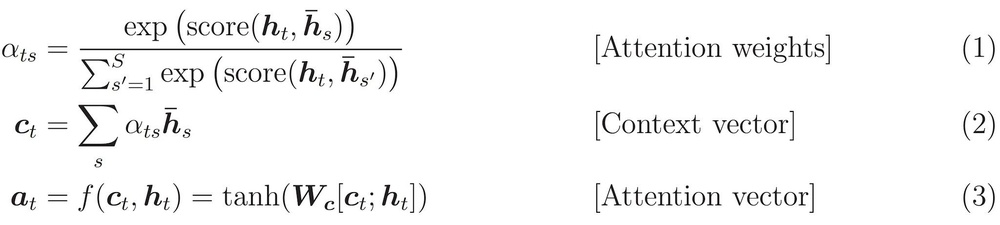
#> input picture code/machine-translation/gnmt/g3doc/img/attention_equation_0.jpg, 1000 x 225 px, shrunk from 2048 x 460 before the run; its folder holds only this picture in this run
$ python -i cv_feat_ext.py   (imports and definitions only)   (older library calls are emulated)
#> lines starting #> are read from the running program, lines starting #| are printed output that depends on the picture; after the words box and inside, x2 and y2 are one past the last pixel; in counts of white or black regions, pixels touching at a corner belong together
import cv2
import numpy as np
import pandas as pd
import os
from skimage import color, feature, measure, filters

def calculate_brightness(img):
    return np.mean(img)

def calculate_rms(img):
    return np.sqrt(np.mean(np.square(img)))

def calculate_contrast(img):
    return img.std()

def calculate_edges(img):
    edges = feature.canny(color.rgb2gray(img))
    edge_lengths = measure.regionprops(measure.label(edges), intensity_image=img)[0].area
    edge_histogram, _ = np.histogram(edge_lengths, bins=7, range=(1, edge_lengths+1))
    return edge_histogram

def calculate_edge_angles(img):
    # Convert to grayscale and detect edges
    gray = cv2.cvtColor(img, cv2.COLOR_BGR2GRAY)
    edges = cv2.Canny(gray, 100, 200)

    # Calculate gradients in x and y directions
    sobelx = cv2.Sobel(edges, cv2.CV_64F, 1, 0, ksize=5)
    sobely = cv2.Sobel(edges, cv2.CV_64F, 0, 1, ksize=5)

    # Calculate edge angles
    angle = np.arctan2(sobely, sobelx) * (180 / np.pi)
    angle[angle < 0] += 180  # Convert angles to range [0, 180]

    # Create a histogram of edge angles
    angle_histogram, _ = np.histogram(angle[edges > 0], bins=7, range=(0, 180))

    return angle_histogram

def calculate_aspect_ratio(contour):
    _, _, w, h = cv2.boundingRect(contour)
    return w / h if h > 0 else 0

def calculate_area_by_perimeter(contour):
    area = cv2.contourArea(contour)
    perimeter = cv2.arcLength(contour, True)
    return area / perimeter if perimeter > 0 else 0

def calculate_hue_histogram(img):
    hsv_img = cv2.cvtColor(img, cv2.COLOR_BGR2HSV)
    hue_histogram, _ = np.histogram(hsv_img[:, :, 0], bins=7, range=(0, 180))
    return hue_histogram

def process_image(image_path):
    print(image_path)
    image = cv2.imread(image_path)
#> image is the input picture: shape (225, 1000, 3); mean B, G, R 246, 246, 246
    gray = cv2.cvtColor(image, cv2.COLOR_BGR2GRAY)

    # Feature extraction
    keypoints = cv2.goodFeaturesToTrack(gray, maxCorners=100, qualityLevel=0.01, minDistance=10)
#> keypoints = 100 rows, first 8: [768, 38], [687, 38], [371, 193], [687, 186], [371, 203], [133, 203], [293, 33], [330, 79]
    n_keypoints = keypoints.shape[0] if keypoints is not None else 0
#> n_keypoints = 100

    avg_brightness = calculate_brightness(gray)
#> avg_brightness = 246
    brightness_rms = calculate_rms(gray)
#> brightness_rms = 3.18

    perceived_brightness = calculate_brightness(color.rgb2gray(image))
#> perceived_brightness = 0.965
    perc_brightness_rms = calculate_rms(color.rgb2gray(image))
#> perc_brightness_rms = 0.976

    contrast = calculate_contrast(gray)
#> contrast = 38.56

    edges = calculate_edges(image)
#> in calculate_edges, `edges = feature.canny(color.rgb2gray(img))`:
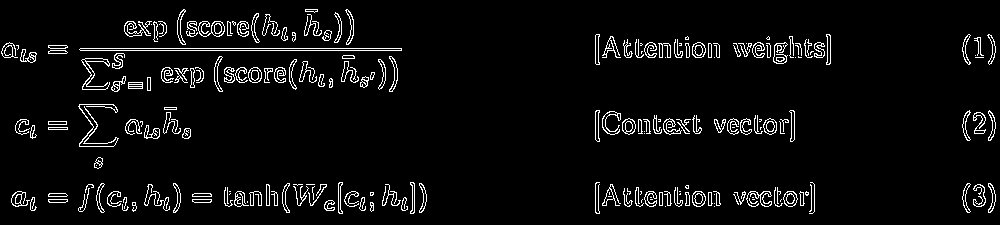
#> edges: shape (225, 1000) bool; 4.8% white in thin lines or dots
#> in calculate_edges, `edge_lengths = measure.regionprops(measure.label(edges), intensity_ima..`: edge_lengths = 87
#> in calculate_edges, `edge_histogram, _ = np.histogram(edge_lengths, bins=7, range=(1, edge_..`: edge_histogram = [0, 0, 0, 0, 0, 0, 1]
#> edges = [0, 0, 0, 0, 0, 0, 1]
    edge_angles = calculate_edge_angles(image)
#> in calculate_edge_angles, `edges = cv2.Canny(gray, 100, 200)`:
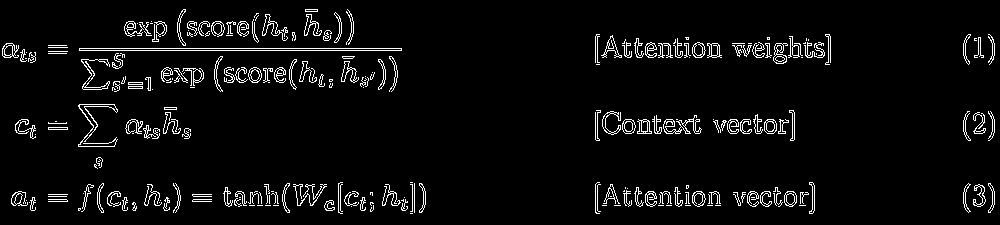
#> edges: shape (225, 1000); 4.7% white in thin lines or dots
#> in calculate_edge_angles, `sobelx = cv2.Sobel(edges, cv2.CV_64F, 1, 0, ksize=5)`:
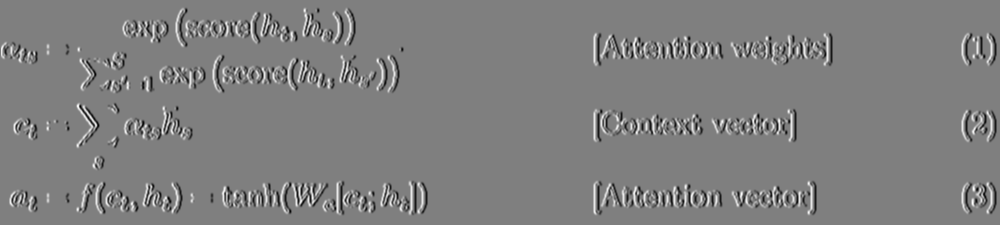
#> sobelx: shape (225, 1000) float64; min -9945, max 9945, mean -0.1; drawn with min black and max white
#> in calculate_edge_angles, `sobely = cv2.Sobel(edges, cv2.CV_64F, 0, 1, ksize=5)`:
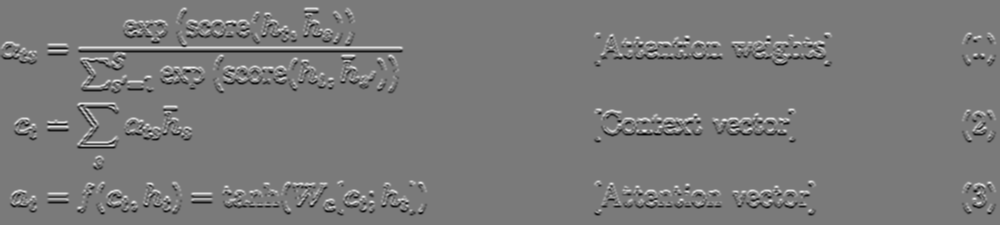
#> sobely: shape (225, 1000) float64; min -10200, max 10965, mean 0; drawn with min black and max white
#> in calculate_edge_angles, `angle = np.arctan2(sobely, sobelx) * (180 / np.pi)`:
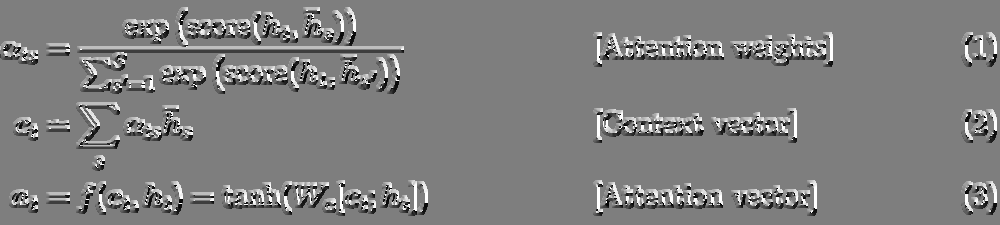
#> angle: shape (225, 1000) float64; min -178.5, max 180, mean 1.5; drawn with min black and max white
#> in calculate_edge_angles, `angle[angle < 0] += 180`:
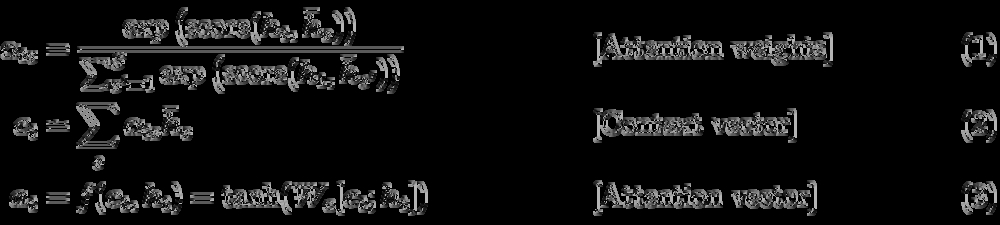
#> angle: shape (225, 1000) float64; 7.85% of pixels changed, all inside (x1, y1, x2, y2) = (0, 11, 997, 216)
#> in calculate_edge_angles, `angle_histogram, _ = np.histogram(angle[edges > 0], bins=7, range=(0, ..`: angle_histogram = [2076, 1452, 984, 2018, 929, 1184, 1848]
#> edge_angles = [2076, 1452, 984, 2018, 929, 1184, 1848]

    contours, _ = cv2.findContours(gray, cv2.RETR_EXTERNAL, cv2.CHAIN_APPROX_SIMPLE)
#> contours = [[[0, 0], [0, 224], [999, 224], [999, 0]]]
    main_contour = max(contours, key=cv2.contourArea) if contours else None
#> main_contour = [[0, 0], [0, 224], [999, 224], [999, 0]]
    aspect_ratio = calculate_aspect_ratio(main_contour) if main_contour is not None else 0
#> in calculate_aspect_ratio, `_, _, w, h = cv2.boundingRect(contour)`: w = 1000; h = 225
#> aspect_ratio = 4.44
    area_by_perim = calculate_area_by_perimeter(main_contour) if main_contour is not None else 0
#> in calculate_area_by_perimeter, `area = cv2.contourArea(contour)`: area = 223776
#> in calculate_area_by_perimeter, `perimeter = cv2.arcLength(contour, True)`: perimeter = 2446
#> area_by_perim = 91.49

    hue_histogram = calculate_hue_histogram(image)
#> in calculate_hue_histogram, `hsv_img = cv2.cvtColor(img, cv2.COLOR_BGR2HSV)`: hsv_img: shape (225, 1000, 3); mean H, S, V 1.7, 0.1, 246
#> in calculate_hue_histogram, `hue_histogram, _ = np.histogram(hsv_img[:, :, 0], bins=7, range=(0, 18..`: hue_histogram = [221572, 1063, 295, 148, 53, 274, 1595]
#> hue_histogram = [221572, 1063, 295, 148, 53, 274, 1595]

    return {
        'filename': os.path.basename(image_path),
        'n_keypoints': n_keypoints,
        'avg_brightness': avg_brightness,
        'brightness_rms': brightness_rms,
        'avg_perc_brightness': perceived_brightness,
        'perc_brightness_rms': perc_brightness_rms,
        'contrast': contrast,
        'edge_length': edges.tolist(),  # Convert to list for CSV
        'edge_angles': edge_angles.tolist(),  # Convert to list for CSV
        'aspect_ratio': aspect_ratio,
        'area_by_perim': area_by_perim,
        'hue': hue_histogram.tolist()  # Convert to list for CSV
    }

# Replace with the actual directory of the ILSVRC 2012 dataset
dataset_dir = '../../../images/ILSVRC/Data/CLS-LOC/val/'

# Assuming images are directly under the dataset directory
# [1 line that did not run here, left out]
# print(image_paths[:10])
# [1 line that did not run here, left out]

# Extract features for each image
# [1 line that did not run here, left out]

# Convert to DataFrame and save to CSV
# [1 line that did not run here, left out]
# [1 line not run here, left out]

>>> result = process_image('../machine-translation/gnmt/g3doc/img/attention_equation_0.jpg')
#> result = 12 items

$ run again, on code/machine-translation/gnmt/g3doc/img/attention_equation_1.jpg
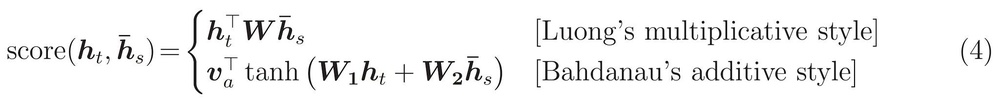
#> input picture code/machine-translation/gnmt/g3doc/img/attention_equation_1.jpg, 1000 x 101 px, shrunk from 2048 x 207 before the run
#> in process_image, image is the input picture: shape (101, 1000, 3); mean B, G, R 242, 242, 242
#> keypoints = 100 rows, first 8: [733, 22], [777, 22], [703, 22], [738, 62], [756, 62], [79, 58], [666, 61], [107, 57]
#> n_keypoints = 100
#> avg_brightness = 242
#> brightness_rms = 3.71
#> perceived_brightness = 0.949
#> perc_brightness_rms = 0.966
#> contrast = 45.73
#> in calculate_edges, `edges = feature.canny(color.rgb2gray(img))`:
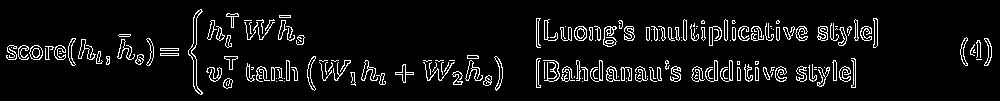
#> edges: shape (101, 1000) bool; 6.6% white in thin lines or dots, all inside (x1, y1, x2, y2) = (6, 9, 992, 95)
#> edge_lengths = 204
#> edge_histogram = [0, 0, 0, 0, 0, 0, 1]
#> in calculate_edge_angles, `angle[angle < 0] += 180`:
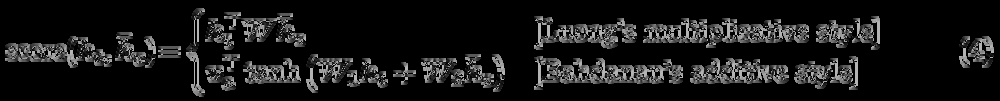
#> angle: shape (101, 1000) float64; min 0, max 180, mean 22
#> angle_histogram = [1447, 976, 650, 782, 623, 770, 1204]
#> contours = [[[0, 0], [0, 100], [999, 100], [999, 0]]]
#> main_contour = [[0, 0], [0, 100], [999, 100], [999, 0]]
#> w = 1000; h = 101
#> aspect_ratio = 9.9
#> area = 99900
#> perimeter = 2198
#> area_by_perim = 45.45
#> hsv_img: shape (101, 1000, 3); mean H, S, V 2.9, 0.2, 242
#> in calculate_hue_histogram, `hue_histogram, _ = np.histogram(hsv_img[:, :, 0], bins=7, range=(0, 18..`: hue_histogram = [98647, 591, 86, 92, 49, 252, 1283]
#> result = 12 items

$ run again, on code/machine-translation/gnmt/g3doc/img/attention_mechanism.jpg
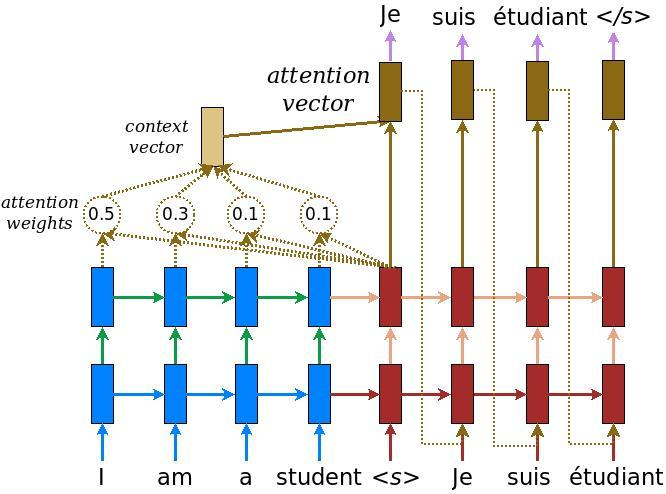
#> input picture code/machine-translation/gnmt/g3doc/img/attention_mechanism.jpg, 666 x 494 px
#> in process_image, image is the input picture: shape (494, 666, 3); mean B, G, R 230.6, 230.5, 230.8
#> keypoints = 100 rows, first 8: [468, 15], [436, 15], [511, 475], [543, 475], [339, 68], [280, 475], [101, 468], [173, 472]
#> n_keypoints = 100
#> avg_brightness = 230.6
#> brightness_rms = 4.78
#> perceived_brightness = 0.904
#> perc_brightness_rms = 0.934
#> contrast = 58.54
#> in calculate_edges, `edges = feature.canny(color.rgb2gray(img))`:
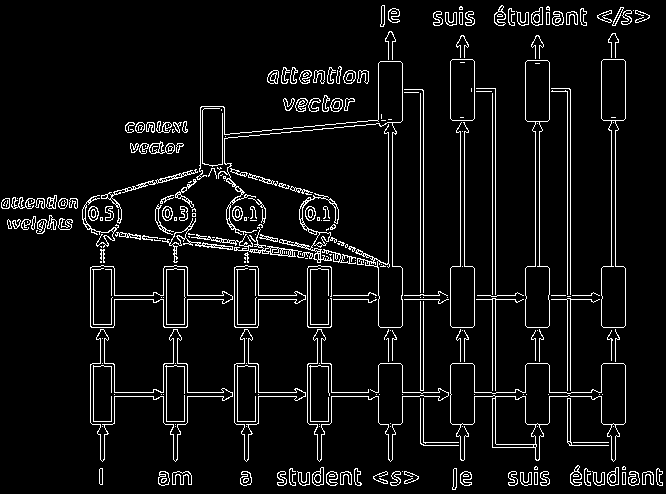
#> edges: shape (494, 666) bool; 6.3% white in thin lines or dots
#> edge_lengths = 48
#> edge_histogram = [0, 0, 0, 0, 0, 0, 1]
#> in calculate_edge_angles, `angle[angle < 0] += 180`:
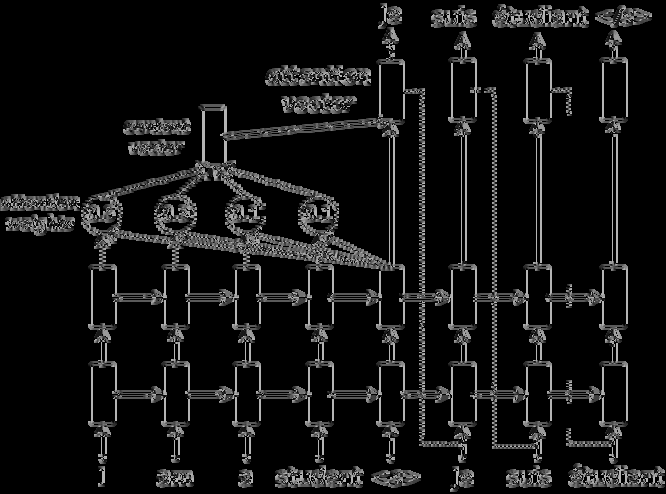
#> angle: shape (494, 666) float64; min 0, max 180, mean 18.4
#> angle_histogram = [6373, 1860, 1452, 1600, 1298, 1697, 1641]
#> contours = [[[0, 0], [0, 493], [665, 493], [665, 0]]]
#> main_contour = [[0, 0], [0, 493], [665, 493], [665, 0]]
#> w = 666; h = 494
#> aspect_ratio = 1.35
#> area = 327845
#> perimeter = 2316
#> area_by_perim = 141.6
#> hsv_img: shape (494, 666, 3); mean H, S, V 26.3, 25.7, 239.7
#> in calculate_hue_histogram, `hue_histogram, _ = np.histogram(hsv_img[:, :, 0], bins=7, range=(0, 18..`: hue_histogram = [232361, 34410, 7880, 18901, 16032, 12708, 6712]
#> result = 12 items

$ run again, on code/machine-translation/gnmt/g3doc/img/attention_vis.jpg
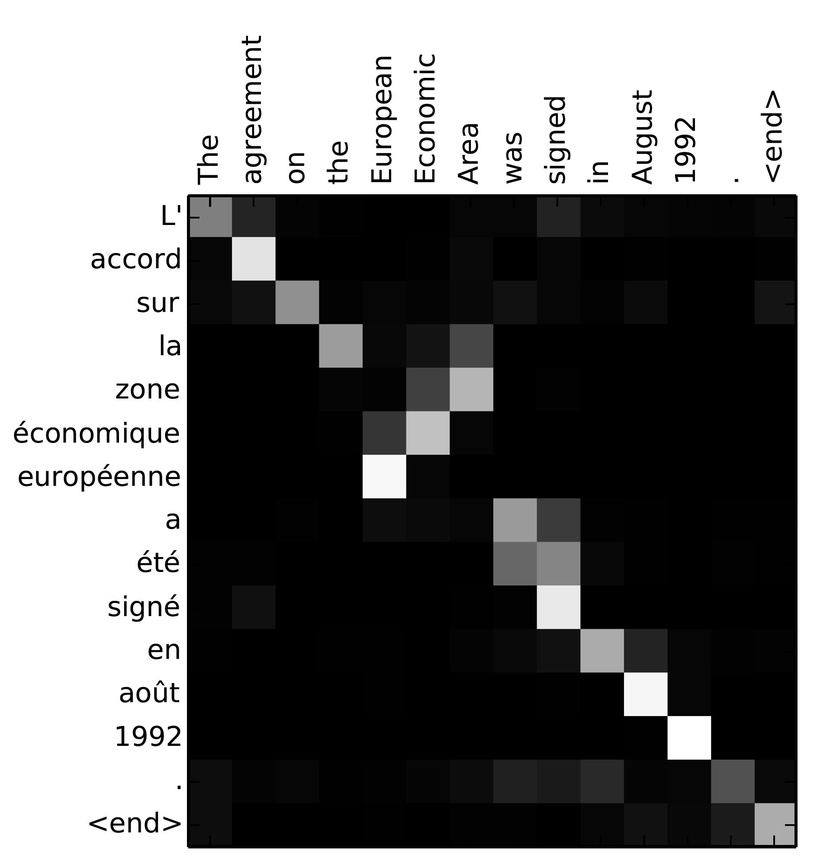
#> input picture code/machine-translation/gnmt/g3doc/img/attention_vis.jpg, 817 x 864 px, shrunk from 1888 x 1997 before the run
#> in process_image, image is the input picture: shape (864, 817, 3); min 0, max 255, mean 116.4
#> keypoints = 100 rows, first 8: [735, 180], [260, 49], [607, 163], [260, 59], [607, 173], [125, 615], [260, 102], [260, 147]
#> n_keypoints = 100
#> avg_brightness = 116.4
#> brightness_rms = 4.28
#> perceived_brightness = 0.456
#> perc_brightness_rms = 0.661
#> contrast = 121.8
#> in calculate_edges, `edges = feature.canny(color.rgb2gray(img))`:
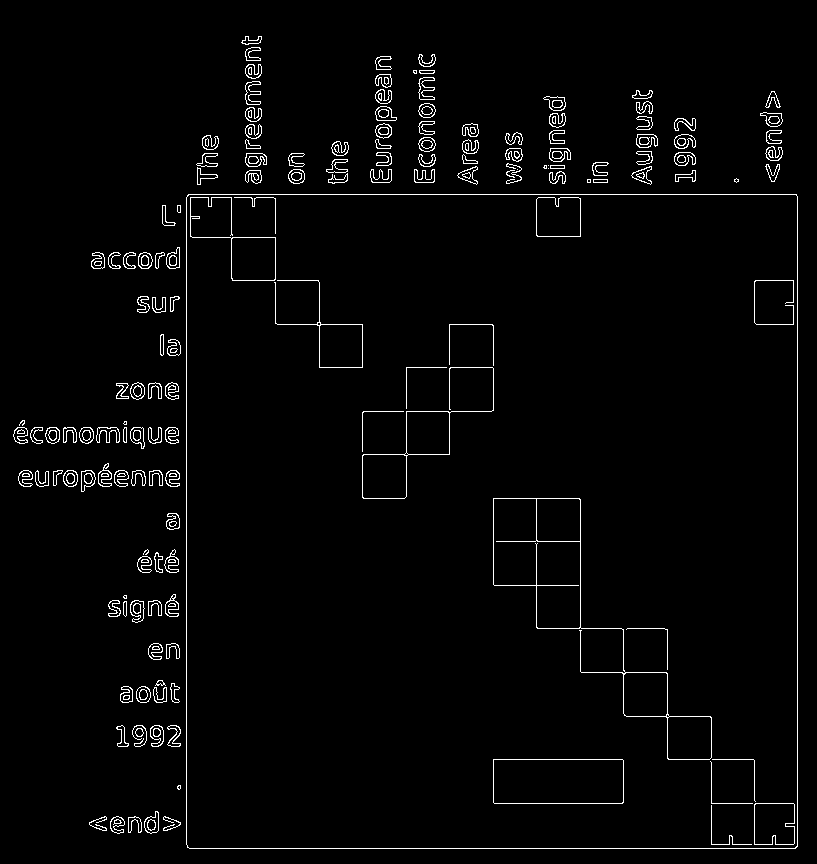
#> edges: shape (864, 817) bool; 2.4% white in thin lines or dots
#> edge_lengths = 61
#> edge_histogram = [0, 0, 0, 0, 0, 0, 1]
#> in calculate_edge_angles, `angle[angle < 0] += 180`:
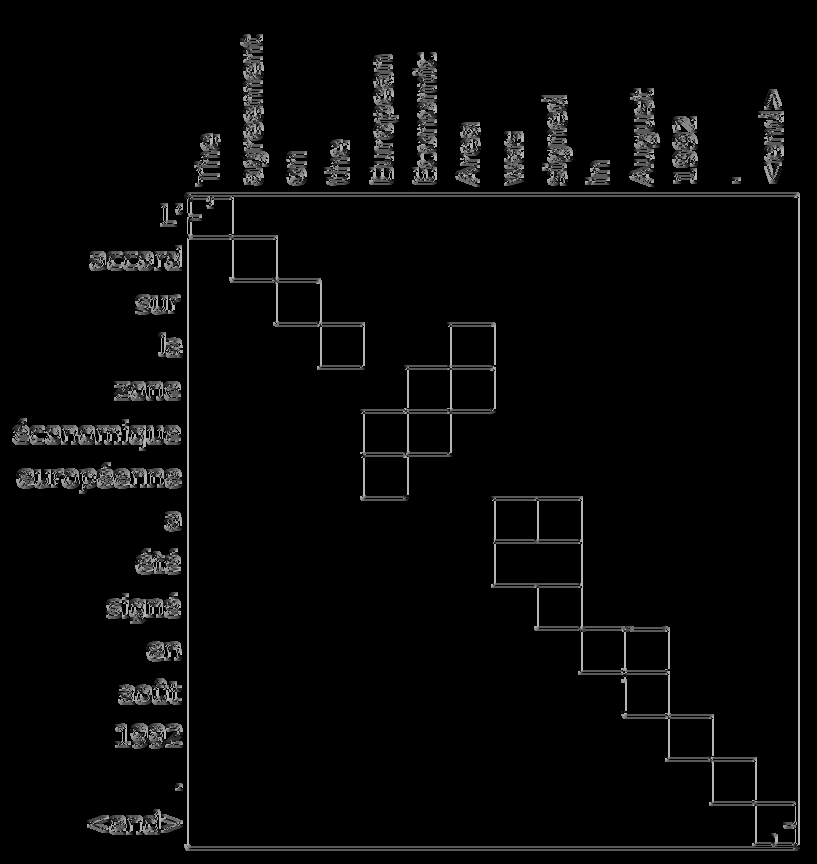
#> angle: shape (864, 817) float64; min 0, max 180, mean 7.8
#> angle_histogram = [7264, 1473, 1210, 1742, 1166, 1576, 1432]
#> contours = [[[0, 0], [0, 863], [816, 863], [816, 0]]]
#> main_contour = [[0, 0], [0, 863], [816, 863], [816, 0]]
#> w = 817; h = 864
#> aspect_ratio = 0.946
#> area = 704208
#> perimeter = 3358
#> area_by_perim = 209.7
#> hsv_img: shape (864, 817, 3); mean H, S, V 0, 0, 116.4
#> in calculate_hue_histogram, `hue_histogram, _ = np.histogram(hsv_img[:, :, 0], bins=7, range=(0, 18..`: hue_histogram = [705888, 0, 0, 0, 0, 0, 0]
#> result = 12 items
